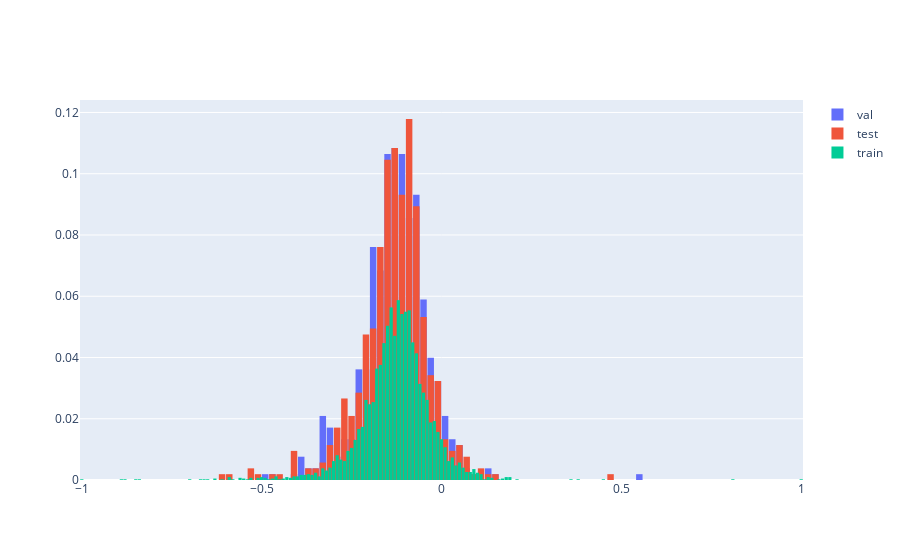

Write notebook code for a chart like this one.
### Code cell
'''Confirm the distributions of the 3 sets is similar'''
def show_dist():
    fig = go.Figure()
    fig.add_trace(go.Histogram(x = val["label"], histnorm='probability', name = "val"))
    fig.add_trace(go.Histogram(x = test["label"], histnorm='probability', name = "test"))
    fig.add_trace(go.Histogram(x = train["label"], histnorm='probability', name = "train"))
    
    fig.update_layout(
        barmode="overlay",
        bargap=0.1)
    fig.show()
show_dist()

### Figure 1 — Plotly figure (JSON) as saved in the notebook; plotly's stock layout.template omitted (floating-point values rounded to 4 significant figures; data arrays with more than 128 entries replaced by an {"elided": "..."} marker saying what was removed)
{"data": [{"histnorm": "probability", "name": "val", "type": "histogram", "x": {"elided": "526 float values"}}, {"histnorm": "probability", "name": "test", "type": "histogram", "x": {"elided": "526 float values"}}, {"histnorm": "probability", "name": "train", "type": "histogram", "x": {"elided": "4206 float values"}}], "layout": {"bargap": 0.1, "barmode": "overlay"}}
